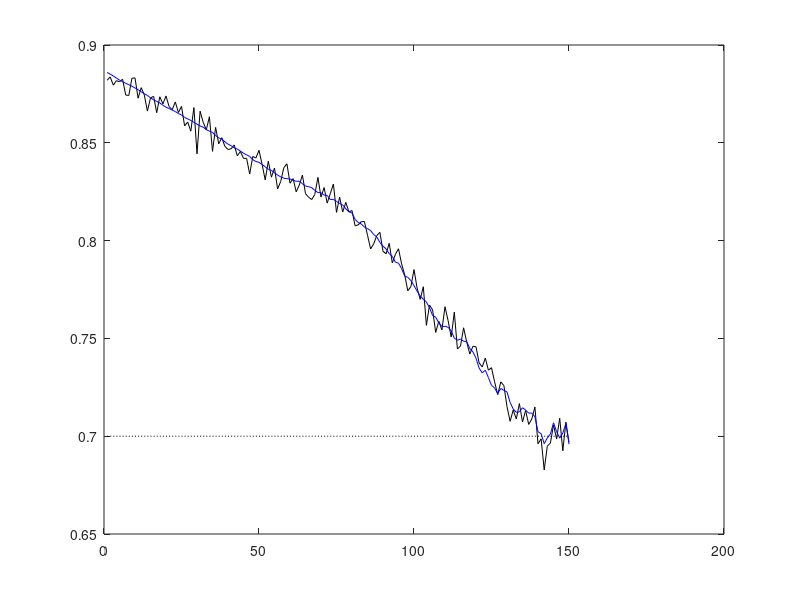

MATLAB code to generate this figure: (Note: this script raises an error after producing the figure.)
% This is to generate the degradation data, conduct PF and make RUL
% prediction using PF.
clear; clc; close all;
%% Prepare data for generating the degradation trajectory
% Process equation x[k] = sys(k, x[k-1], u[k]);
nx = 4;  % number of states
sys = @(k, xkm1, uk) [xkm1(1) + uk(1); xkm1(2) + uk(2);...
    xkm1(3) + uk(3); xkm1(4) + uk(4);]; % (returns column vector)
% Observation equation y[k] = obs(k, x[k], v[k]);
ny = 1;                                           % number of observations
obs = @(k, xk, vk) xk(1).*exp(xk(2).*k) + xk(3).*exp(xk(4).*k) + vk;   % (returns column vector)
% PDF of process noise and noise generator function
nu = 4;                                           % size of the vector of process noise
%sigma_u = 1e-1*[1e-5, 1e-6, 1e-6, 1e-5]';
sigma_u = 1e-5*[10, 1, 1, 10]';
p_sys_noise   = @(u) normpdf(u, 0, sigma_u);
gen_sys_noise = @(u) normrnd(0, sigma_u);         % sample from p_sys_noise (returns column vector)
% PDF of observation noise and noise generator function
nv = 1;                                           % size of the vector of observation noise
sigma_v = 5e-3;
p_obs_noise   = @(v) normpdf(v, 0, sigma_v);
gen_obs_noise = @(v) normrnd(0, sigma_v);         % sample from p_obs_noise (returns column vector)
% Initial value of the state variables
gen_x0 = @(x) [random('unif',.88,.89), random('unif',-9e-4,-8e-4),...
    random('unif',-3e-4,-2e-4), random('unif',.03,.05),];
% Observation likelihood PDF p(y[k] | x[k])
% (under the suposition of additive process noise)
p_yk_given_xk = @(k, yk, xk) p_obs_noise(yk - obs(k, xk, 0));
% Number of time steps
T = 150;
% Separate memory space
x = zeros(nx,T);  y = zeros(ny,T);
u = zeros(nu,T);  v = zeros(nv,T);
y_true = y;
yReal = y;
%% Simulate a system trajetory
xh0 = [.887, -8.86e-4, -2.32e-4, .0458]';                                  % initial state, true value
u(:,1) = gen_sys_noise();                               % initial process noise
v(:,1) = gen_obs_noise(sigma_v);          % initial observation noise
x(:,1) = xh0;
y(:,1) = obs(1, xh0, v(:,1));
y_true(:,1) = obs(1, xh0, 0);
for k = 2:T
   % here we are basically sampling from p_xk_given_xkm1 and from p_yk_given_xk
   u(:,k) = gen_sys_noise();              % simulate process noise
   v(:,k) = gen_obs_noise();              % simulate observation noise
   x(:,k) = sys(k, x(:,k-1), u(:,k));     % simulate state
   y(:,k) = obs(k, x(:,k),   v(:,k));     % simulate observation
   y_true(:,k) = obs(k, x(:,k), 0);
end
% Draw the generated data
figure
y_th = 0.7;
plot(1:T,y,'-k',...
    1:T,y_true,'-b',...
    1:T,y_th*ones(T,1),'k:');
%% PF filtering
% State estimation
% Separate memory
xh = zeros(nx, T); xh(:,1) = xh0;
yh = zeros(ny, T); yh(:,1) = obs(1, xh0, 0);

pf.k               = 1;                   % initial iteration number
pf.Ns              = 1e4;                 % number of particles
pf.w               = zeros(pf.Ns, T);     % weights
pf.particles       = zeros(nx, pf.Ns, T); % particles
pf.gen_x0          = gen_x0;              % function for sampling from initial pdf p_x0
pf.p_yk_given_xk   = p_yk_given_xk;       % function of the observation likelihood PDF p(y[k] | x[k])
pf.gen_sys_noise   = gen_sys_noise;       % function for generating system noise
% Estimate state
yh5 = yh; % Initial values
yh95 = yh; % Initial values
for k = 2:T
   fprintf('Iteration = %d/%d\n',k,T);
   % state estimation
   pf.k = k;
   %[xh(:,k), pf] = particle_filter(sys, y(:,k), pf, 'multinomial_resampling');
   [xh(:,k),pf,yh(:,k),yh5(:,k),yh95(:,k)] = particle_filter(sys, y(:,k), pf, 'systematic_resampling');
end
% Plot observed values V.S. filtered values
hold on;
plot(2:T,yh(2:T),'r-',...
    2:T,yh5(2:T),'--r',2:T,yh95(2:T),'--r');
legend('Observation','True value','Failure threshold','Filtered by PF','95% Confidence interval')
%% RUL prediction
y_th = 0.7; % Failure threshold
% Find true TTF
for i = 1:T
    if y_true(i) < y_th
        TTF_true = i;
        break;
    end
end
time = [30:10:TTF_true-21,TTF_true-20:TTF_true+5]; % Time instants that used to make prediciton
n_time = length(time);
sample_particles = pf.particles; % Particles
sample_w = pf.w; % Weights of each particle at each t
Ns = pf.Ns; % Number of particles
RUL = zeros(Ns,n_time); % Time to failure
MaxIter = 500;
% Prediction
for i = 1:n_time 
    fprintf('i = %d / %d\n',i,n_time)
    t = time(i);
    sample_para = sample_particles(:,:,t); % Estimated xs by particles at each t
    for j = 1:Ns
        xkm = sample_para(:,j);
        if obs(t,xkm,0) < y_th % if the current time has already failed
            RUL(j,i) = 0;
            continue;
        else 
            % Search for the TTF
            k = t+1;
            while 1
                xk_pred = sys(k,xkm,gen_sys_noise());
                yk_pred = obs(k,xk_pred,0);
                if yk_pred < y_th
                    RUL(j,i) = k-t;
                    break;
                else
                    xkm = xk_pred;
                    k = k+1;
                end
                if k == MaxIter
                    RUL(j,i) = MaxIter;
                    break;
                end
            end
        end
    end
end
% Determine the credibility interval
RUL_percentile = zeros(2,n_time);
alpha = .05; % Confidence level
for i = 1:n_time
    [RUL_sort, I] = sort(RUL(1:end,i));
    temp_w = sample_w(:,time(i));
    w_k_sort = temp_w(I);
    RUL_k_cdf = cumsum(w_k_sort);
    index_L = find(RUL_k_cdf>alpha,1);
    index_U = find(RUL_k_cdf>1-alpha,1);
    RUL_percentile(1,i) = RUL_sort(index_L);
    RUL_percentile(2,i) = RUL_sort(index_U);
end
% Plot RUL VS t
figure
plot(time,sum(RUL.*sample_w(:,time)),'sb-')
hold on
plot(30:TTF_true,TTF_true-[30:TTF_true],'-ok')
plot(time,RUL_percentile(1,1:end),'--r',...
    time,RUL_percentile(2,1:end),'--r')
legend('Estimated RUL','True RUL','95% belief interval');
xlabel('t')
ylabel('RUL')
%% Risk updating
t_update = [TTF_true-5:TTF_true+5];
n_t_update = length(t_update);
% Update reliability of component 3 at each t_update
R_3_update = zeros(n_t_update,1);
particles = pf.particles;
weight = pf.w;
index = 0;
for i = t_update
    fprintf('%d/%d\n',i,T);
    x_cur = particles(:,:,i);
    weight_cur = weight(:,i);
    Count_S = 0;
    for j = 1:Ns
        y_cur = obs(i,x_cur(:,j),0);
        if y_cur > y_th
            Count_S = Count_S + weight_cur(j);
        end
    end
    index = index + 1;
    R_3_update(index) = Count_S;
end
% Calculate the risk indexes
R_1 = 1-0.025;
R_2 = 1-0.150;
R_4 = 1-0.015;
R_5 = 1-0.045;
p_c_update = zeros(3,n_t_update);
for i = 1:n_t_update
    R_3 = R_3_update(i);
    R = [R_1,R_2,R_3,R_4,R_5];
    p_c_update(:,i) = CalPConsequence(R);
    figure
    labels = {['P_{C_1}:' num2str(p_c_update(1,i),3)],...
        ['P_{C_2}:' num2str(p_c_update(2,i),'%.2e')],...
        ['P_{C_3}:' num2str(p_c_update(3,i),'%.2e')]};
    pie(p_c_update(:,i),[1,0,0],labels);
    title(['t = ' num2str(t_update(i))]);
end
%% Risk prediction
p_c_1_th = .90; % Definition of threshold event
TCE_true = TTF_true; % True TCE
TCE = zeros(1,n_time); % Time to Critical Event, defined by p_c_1 < p_c_1_th
% Prediction
for i = 1:n_time 
    fprintf('i = %d / %d\n',i,n_time)
    t = time(i);
    temp_RUL = RUL(:,i); % Predicted RUL at t
    temp_weight = weight(:,t);
    [temp_RUL,I_RUL] = sort(temp_RUL);
    temp_t = temp_RUL + t;
    temp_weight = temp_weight(I_RUL);
    temp_R = 1-cumsum(temp_weight);
    for j = t:TCE_true+50
        if j < temp_t(1)
            R_3 = 1;
        else
            if j >= temp_t(end)
                R_3 = 0;
            else
                temp_index = find(temp_t>j,1,'first');
                R_3 = temp_R(temp_index-1);
            end
        end                          
        R = [R_1,R_2,R_3,R_4,R_5];
        p_c = CalPConsequence(R);
        p_c_1_pred = p_c(1);
        if p_c_1_pred < p_c_1_th
            TCE(i) = j-t;
            break;
        end
        if j == TCE_true+10
            TCE(i) = j-t;
        end
    end
end
% Plot RUL VS t
figure
plot(time,TCE,'sb-')
hold on
plot(30:TTF_true,TTF_true-[30:TTF_true],'-ok')
legend('Estimated RTCE','True RTCE');
xlabel('t')
ylabel('RTCE')
save('Result')